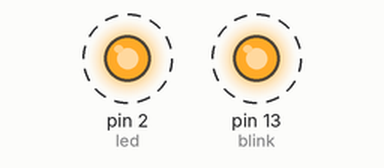
Recording of a sketch running on a simulated Arduino Uno, built with avr-gcc and run on an emulated ATmega328P. Shown: output pins drawn as LEDs (lit = HIGH). Dashed ring = blinking.

Above: at 0.2 s.
Timing chart, 0 to 3.0 s (numbered marks = the images above):
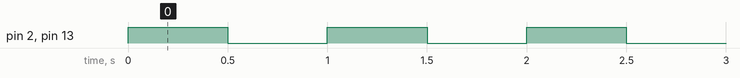

The sketch:

001LedYakma.ino
```cpp
#define led 2 //Arduino led bağladığımız devre
#define blink 13 //Arduinoda bulunan L

void setup() {
  pinMode(led,OUTPUT);
  pinMode(blink,OUTPUT);

}

void loop() {

  //Ledlerin yanmasi icin kullanilan kodlar
  digitalWrite(led, HIGH);
  digitalWrite(blink, HIGH);
  delay(500);

  //ledlerin sonmesi icin kullanilan kodlar
  digitalWrite(led, LOW);
  digitalWrite(blink, LOW);
  delay(500);

}
```

Measured:
- by itself, pin 2 (led), pin 13 (blink): alternates HIGH for 0.50 s and LOW for 0.50 s
